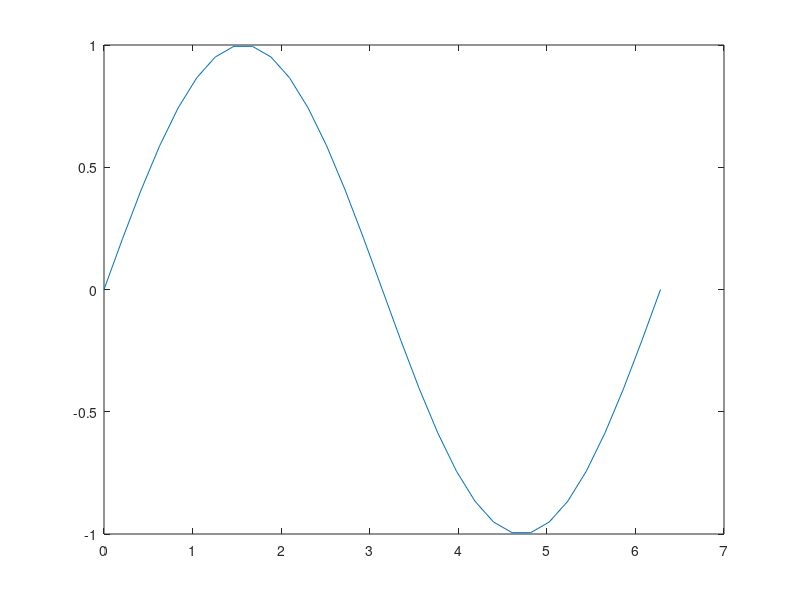

MATLAB code to generate this figure:
%Q 18 :
% Plot the function given of y = sin(x) where 0<x<2*pi considering 30 points between 0 and 2*pi

x = 0 : 2*pi/30 : 2*pi;
y = sin(x);
plot(x,y)
